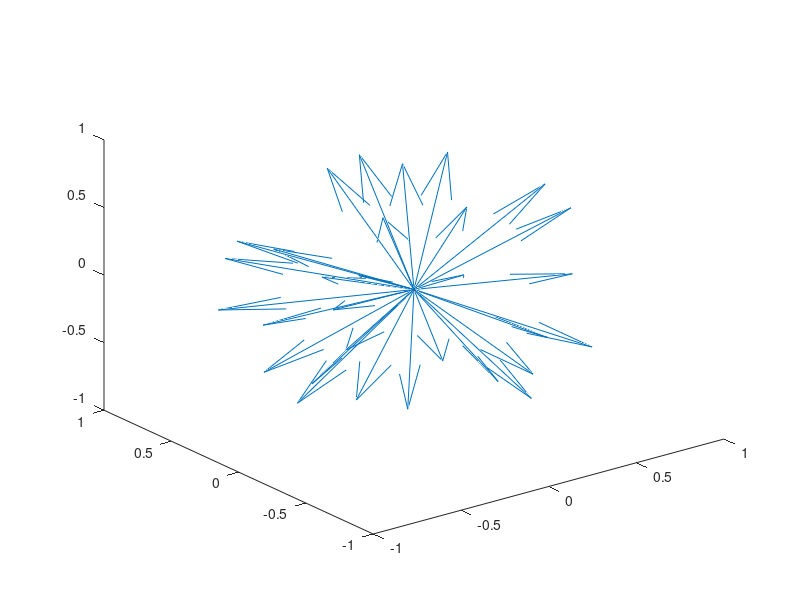

The MATLAB script that drew this image:
Vector(:,1) = [0.477464, 0.87841, 0.0205779 ]';
Vector(:,2) = [0.0509134, 0.782324, 0.620787 ]';
Vector(:,3) = [-0.130305, 0.988712, -0.07396 ]';
Vector(:,4) = [0.04832, 0.514056, 0.856395 ]';
Vector(:,5) = [-0.759965, 0.469735, 0.449225 ]';
Vector(:,6) = [-0.00965425, 0.0389145, -0.999196 ]';
Vector(:,7) = [0.407155, 0.293699, -0.86485 ]';
Vector(:,8) = [0.465585, -0.0881291, -0.880604 ]';
Vector(:,9) = [0.459094, 0.693051, 0.5558 ]';
Vector(:,10) = [0.0137223, -0.965872, -0.258656 ]';
Vector(:,11) = [-0.880674, 0.468028, -0.0732295 ]';
Vector(:,12) = [0.775205, -0.0938375, -0.624701 ]';
Vector(:,13) = [-0.0139734, -0.454108, 0.890837 ]';
Vector(:,14) = [-0.328588, 0.413869, -0.848965 ]';
Vector(:,15) = [-0.275798, -0.772965, 0.571367 ]';
Vector(:,16) =  [-0.568978, 0.818389, 0.0806375 ]';
Vector(:,17) = [ -0.842652, -0.536585, 0.0448749 ]';
Vector(:,18) = [ -0.930168, 0.0267261, -0.36616 ]';
Vector(:,19) = [ 0.491607, -0.829552, -0.264888 ]';
Vector(:,20) = [ -0.362972, 0.773282, -0.519891 ]';
Vector(:,21) = [ -0.842348, -0.429855, 0.325078 ]';
Vector(:,22) = [ 0.74338, -0.113416, 0.659184 ]';
Vector(:,23) = [ 0.979212, -0.0316341, -0.200356 ]';
Vector(:,24) = [ 0.698476, -0.38496, 0.603272 ]';
Vector(:,25) = [ 0.373088, 0.209703, 0.903786 ]';
Vector(:,26) = [ -0.756744, -0.509551, -0.409507 ]';
Vector(:,27) = [ 0.125105, 0.922681, -0.364704 ]';
Vector(:,28) = [ 0.351554, -0.510639, -0.784639 ]';
Vector(:,29) = [ -0.693682, -0.448205, 0.563841 ]';
Vector(:,30) = [ -0.730121, 0.0109412, -0.68323 ]';

% [x,y] = meshgrid(1:3,1:5);
x = zeros(30,1);
y = zeros(30,1);
z = zeros(30,1);

plot3(x(:),y(:),z(:),'r.')
hold on
quiver3(x(:),y(:),z(:),Vector(1,:)',Vector(2,:)',Vector(3,:)')
